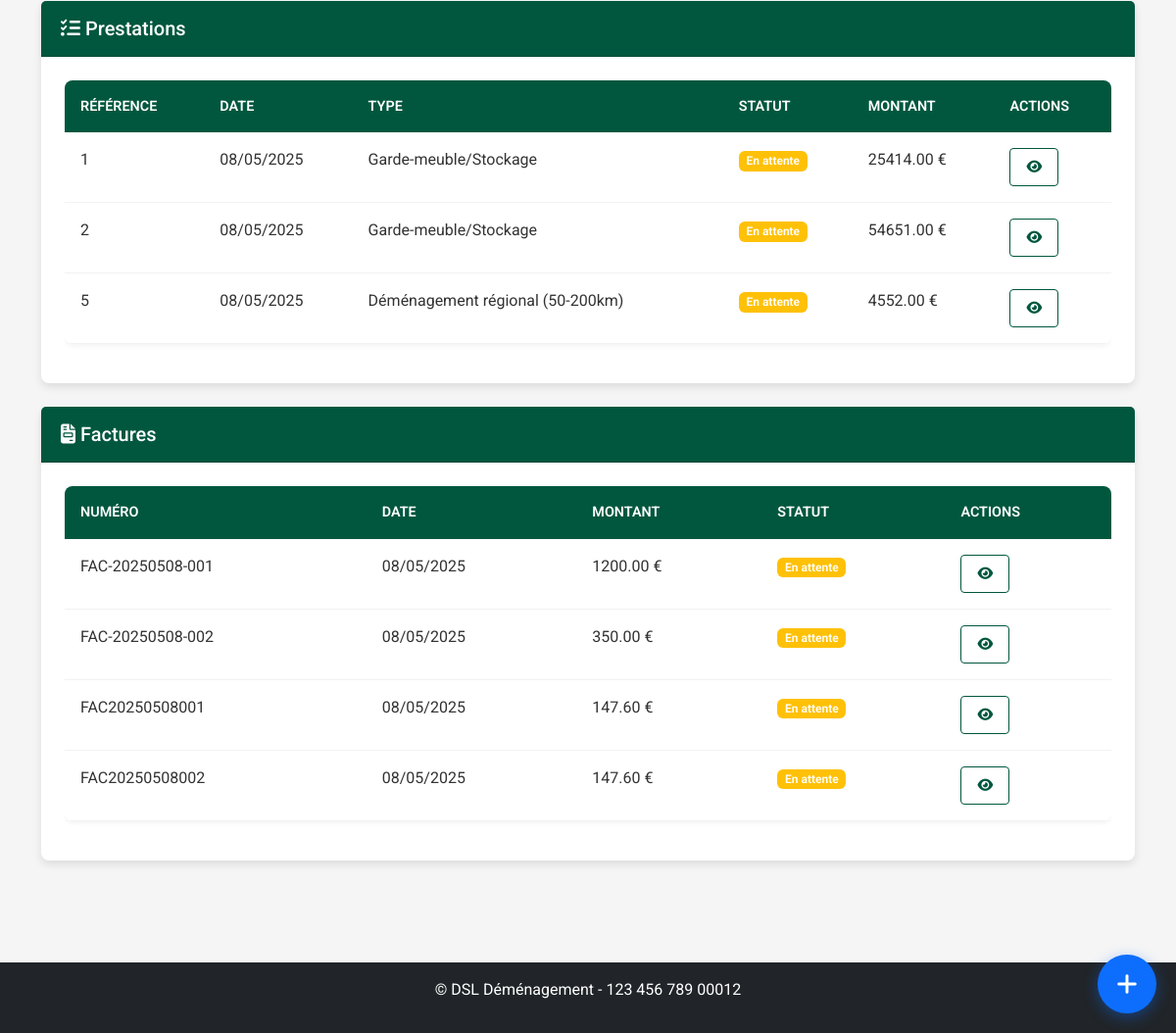
Before: /clients/clients/19 (signed in, lower part) with the older database file.
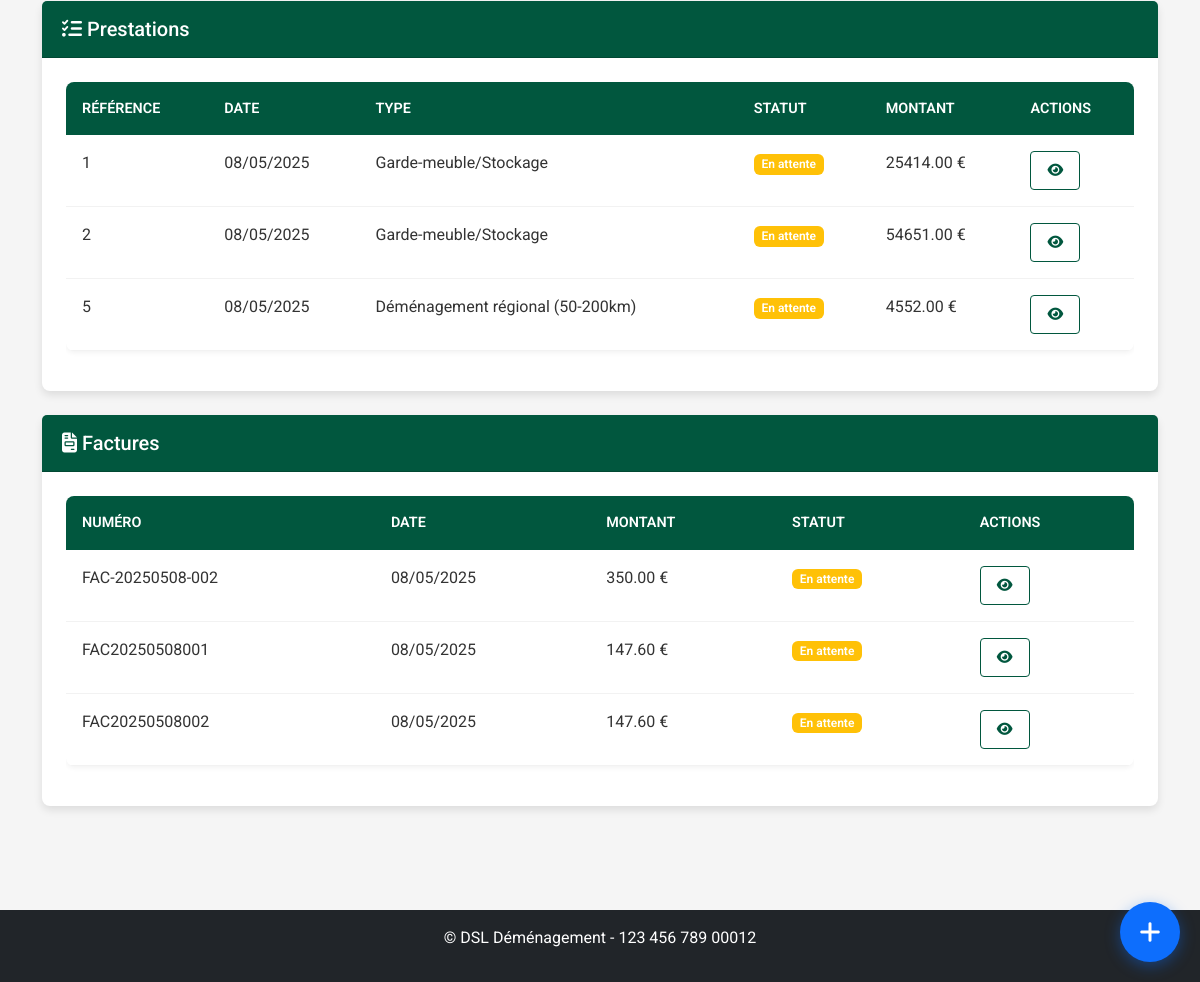
After: the same page with the newer database file.
### models.py (models this page shows, shortened)
class Prestation(db.Model):
    id = db.Column(db.Integer, primary_key=True)
    client_id = db.Column(db.Integer, db.ForeignKey('client.id'), nullable=False)
    commercial_id = db.Column(db.Integer, db.ForeignKey('user.id'), nullable=True)
    transporteur_id = db.Column(db.Integer, db.ForeignKey('transporteurs.id'), nullable=True)
    vehicule_id = db.Column(db.Integer, db.ForeignKey('vehicules.id'), nullable=True)
    client = db.relationship('Client', foreign_keys=[client_id], backref=db.backref('prestations', lazy=True))
    date_debut = db.Column(db.DateTime, nullable=False)
    date_fin = db.Column(db.DateTime, nullable=False)
    adresse_depart = db.Column(db.Text, nullable=False)
    adresse_arrivee = db.Column(db.Text, nullable=False)
    type_demenagement = db.Column(db.String(100), nullable=False)
    type_demenagement_id = db.Column(db.Integer, db.ForeignKey('type_demenagement.id'), nullable=True)
    statut = db.Column(db.String(50), default='En attente')  # En attente, Confirmé, En cours, Terminé, Annulé
    priorite = db.Column(db.String(20), default='Normale')  # Basse, Normale, Haute, Urgente
    status_transporteur = db.Column(db.String(20), default='en_attente')  # en_attente, accepte, refuse
    raison_refus = db.Column(db.Text, nullable=True)  # Raison du refus par le transporteur
    date_reponse = db.Column(db.DateTime, nullable=True)  # Date de réponse du transporteur
    observations = db.Column(db.Text, nullable=True)
    archive = db.Column(db.Boolean, default=False)
    date_creation = db.Column(db.DateTime, nullable=False, default=datetime.utcnow)
    date_modification = db.Column(db.DateTime, nullable=True)
    createur_id = db.Column(db.Integer, db.ForeignKey('user.id'), nullable=True)
    modificateur_id = db.Column(db.Integer, db.ForeignKey('user.id'), nullable=True)
    stockage_id = db.Column(db.Integer, db.ForeignKey('stockage.id'), nullable=True)
    mode_groupage = db.Column(db.Boolean, default=False)
    tags = db.Column(db.Text, nullable=True)
    societe = db.Column(db.String(100), nullable=True)
    montant = db.Column(db.Float, nullable=True, default=0)
    etapes_depart = db.Column(db.Text, nullable=True)  # Étapes supplémentaires de départ (format: adresse1||adresse2||...)
    etapes_arrivee = db.Column(db.Text, nullable=True)  # Étapes supplémentaires d'arrivée (format: adresse1||adresse2||...)
    commercial = db.relationship('User', foreign_keys=[commercial_id], backref='prestations_commercial')
    createur = db.relationship('User', foreign_keys=[createur_id], backref='prestations_creees')
    modificateur = db.relationship('User', foreign_keys=[modificateur_id], backref='prestations_modifiees')
    transporteurs = db.relationship('User', secondary=prestation_transporteurs, back_populates='prestations')
    clients_supplementaires = db.relationship('Client', secondary=prestation_clients, back_populates='prestations_supplementaires')
    type_demenagement_obj = db.relationship('TypeDemenagement', backref='prestations')
    versions = db.relationship('PrestationVersion', backref='prestation_courante', lazy=True, foreign_keys="PrestationVersion.prestation_id")

class Facture(db.Model):
    id = db.Column(db.Integer, primary_key=True)
    numero = db.Column(db.String(50), unique=True, nullable=False)
    client_id = db.Column(db.Integer, db.ForeignKey('client.id'), nullable=False)
    prestation_id = db.Column(db.Integer, db.ForeignKey('prestation.id'), nullable=True)
    stockage_id = db.Column(db.Integer, db.ForeignKey('stockage.id'), nullable=True)
    date_emission = db.Column(db.DateTime, nullable=False, default=datetime.utcnow)
    date_echeance = db.Column(db.DateTime, nullable=True)
    montant_ht = db.Column(db.Float, nullable=False)
    taux_tva = db.Column(db.Float, nullable=False, default=20.0)  # Ajout du champ taux_tva
    montant_ttc = db.Column(db.Float, nullable=False)
    montant_acompte = db.Column(db.Float, nullable=True, default=0)
    societe = db.Column(db.String(50), nullable=True)
    mode_paiement = db.Column(db.String(50), nullable=True)
    statut = db.Column(db.String(20), nullable=False, default='En attente')
    commission_pourcentage = db.Column(db.Float, nullable=True)
    commission_montant = db.Column(db.Float, nullable=True)
    notes = db.Column(db.Text, nullable=True)
    observations = db.Column(db.Text, nullable=True)
    commercial_id = db.Column(db.Integer, db.ForeignKey('user.id'), nullable=True)
    commercial = db.relationship('User', foreign_keys=[commercial_id], backref='factures_creees')
    fichiers = db.relationship('FichierFacture', backref='facture', lazy=True, cascade="all, delete-orphan")

### routes/client.py (the view)
@client_bp.route('/clients/<int:id>')
@login_required
@role_required('commercial', 'admin', 'superadmin')
def details(id):
    client = Client.query.get_or_404(id)
    return render_template(
        'clients/details.html',
        title=f'Fiche client - {client.nom} {client.prenom}',
        client=client
    )

### auth.py (called while the page is built)
def role_required(*roles):
    def decorator(f):
        @wraps(f)
        @login_required
        def decorated_function(*args, **kwargs):
            if current_user.role not in roles:
                flash('Vous n\'avez pas les permissions nécessaires pour accéder à cette page.', 'danger')
                return redirect(url_for('dashboard.index'))
            return f(*args, **kwargs)
        return decorated_function
    return decorator

### models.py (called while the page is built)
    def is_admin(self):
        return self.role in ['admin', 'superadmin']

    def is_transporteur(self):
        return self.role == 'transporteur' or self.is_admin()

### templates/clients/details.html (shortened to what this page needs)
{% extends 'base.html' %}
{% block content %}
<div class="client-details-page">
    {% if client.prestations %}
    <div class="card mb-4">
        <div class="card-header">
            <h5 class="mb-0"><i class="fas fa-tasks"></i> Prestations</h5>
        </div>
        <div class="card-body">
            <div class="table-responsive">
                <table class="table table-hover">
                    <thead>
                        <tr>
                            <th>Référence</th>
                            <th>Date</th>
                            <th>Type</th>
                            <th>Statut</th>
                            <th>Montant</th>
                            <th>Actions</th>
                        </tr>
                    </thead>
                    <tbody>
                        {% for prestation in client.prestations %}
                            <tr>
                                <td>{{ prestation.id }}</td>
                                <td>{{ prestation.date_debut.strftime('%d/%m/%Y') }}</td>
                                <td>{{ prestation.type_demenagement }}</td>
                                <td>
                                    <span class="badge bg-{{ 'success' if prestation.statut == 'Terminée' else 'warning' if prestation.statut == 'En attente' else 'danger' if prestation.statut == 'Annulée' else 'info' }}">
                                        {{ prestation.statut }}
                                    </span>
                                </td>
                                <td>{{ "%.2f"|format(prestation.montant or 0) }} €</td>
                                <td>
                                    <div class="btn-group btn-group-sm">
                                        <a href="{{ url_for('prestation.view', id=prestation.id) }}" class="btn btn-outline-primary" title="Voir">
                                            <i class="fas fa-eye"></i>
                                        </a>
                                    </div>
                                </td>
                            </tr>
                        {% endfor %}
                    </tbody>
                </table>
            </div>
        </div>
    </div>
    {% endif %}
    {% if client.factures %}
    <div class="card mb-4">
        <div class="card-header">
            <h5 class="mb-0"><i class="fas fa-file-invoice"></i> Factures</h5>
        </div>
        <div class="card-body">
            <div class="table-responsive">
                <table class="table table-hover">
                    <thead>
                        <tr>
                            <th>Numéro</th>
                            <th>Date</th>
                            <th>Montant</th>
                            <th>Statut</th>
                            <th>Actions</th>
                        </tr>
                    </thead>
                    <tbody>
                        {% for facture in client.factures %}
                            <tr>
                                <td>{{ facture.numero }}</td>
                                <td>{{ facture.date_emission.strftime('%d/%m/%Y') }}</td>
                                <td>{{ "%.2f"|format(facture.montant_ttc) }} €</td>
                                <td>
                                    <span class="badge bg-{{ 'success' if facture.statut == 'Payée' else 'warning' if facture.statut == 'En attente' else 'danger' if facture.statut == 'Annulée' else 'info' }}">
                                        {{ facture.statut }}
                                    </span>
                                </td>
                                <td>
                                    <div class="btn-group btn-group-sm">
                                        <a href="{{ url_for('facture.view', id=facture.id) }}" class="btn btn-outline-primary" title="Voir">
                                            <i class="fas fa-eye"></i>
                                        </a>
                                    </div>
                                </td>
                            </tr>
                        {% endfor %}
                    </tbody>
                </table>
            </div>
        </div>
    </div>
    {% endif %}
</div>
{% endblock %}

### templates/base.html (shortened to what this page needs)
<!DOCTYPE html>
<html lang="fr">
<head>
    <link href="https://cdn.jsdelivr.net/npm/bootstrap@5.2.3/dist/css/bootstrap.min.css" rel="stylesheet">
    <link rel="stylesheet" href="https://cdnjs.cloudflare.com/ajax/libs/font-awesome/6.2.1/css/all.min.css">
    <link rel="stylesheet" href="https://cdnjs.cloudflare.com/ajax/libs/toastr.js/latest/toastr.min.css">
    <link href="https://cdn.jsdelivr.net/npm/fullcalendar@5.11.3/main.min.css" rel="stylesheet">
    <link href="https://cdn.jsdelivr.net/npm/summernote@0.8.18/dist/summernote-lite.min.css" rel="stylesheet">
    <link rel="stylesheet" href="{{ url_for('static', filename='css/style.css') }}">
    <link rel="stylesheet" href="{{ url_for('static', filename='css/notification-flash.css') }}">
    <link rel="stylesheet" href="{{ url_for('static', filename='css/notifications.css') }}">
    <link rel="stylesheet" href="{{ url_for('static', filename='css/prestations.css') }}">
    <link rel="stylesheet" href="{{ url_for('static', filename='css/custom-calendar.css') }}">
    <link rel="stylesheet" href="{{ url_for('static', filename='css/navbar-logos.css') }}">
    <link rel="stylesheet" href="{{ url_for('static', filename='css/whatsapp-buttons.css') }}">
    <link rel="stylesheet" href="{{ url_for('static', filename='css/quick-access-bubble.css') }}">
</head>
<body {% if current_user.is_authenticated %}data-user-role="{{ current_user.role }}" data-user-id="{{ current_user.id }}"{% endif %}>
    {% if current_user.is_authenticated %}
        <main class="main-content">
            <div class="container">
                {% block content %}{% endblock %}
            </div>
        </main>
        <footer class="mt-5 py-3 bg-dark text-white">
            <div class="container text-center">
                <p>&copy; {{ config.COMPANY_FULL_NAME }} - {{ config.COMPANY_SIRET }}</p>
            </div>
        </footer>
    {% else %}
        <main class="main-content">
            <div class="container">
                {% block auth_content %}{% endblock %}
            </div>
        </main>
    {% endif %}
</body>
</html>

### static/css/style.css (style rules this page uses)
:root { --primary-color: #01573e; --primary-light: #0a8f6c; --primary-dark: #013e2c; --secondary-color: #e0e0e0; --secondary-light: #f5f5f5; --secondary-dark: #9e9e9e; --light-color: #ffffff; --dark-color: #333333; --danger-color: #DC3545; --success-color: #28A745; --warning-color: #FFC107; --info-color: #17A2B8; }
body { font-family: 'Roboto', sans-serif; background-color: var(--secondary-light); color: var(--dark-color); min-height: 100vh; display: flex; flex-direction: column; }
.main-content { flex: 1; padding: 2rem 0; }
.card { background-color: var(--light-color); border: none; border-radius: 8px; box-shadow: 0 4px 8px rgba(0, 0, 0, 0.1); margin-bottom: 1.5rem; transition: transform 0.3s ease, box-shadow 0.3s ease; color: var(--dark-color); }
.card-header { background-color: var(--primary-color); padding: 1rem 1.25rem; color: var(--light-color); font-weight: 500; border-radius: 8px 8px 0 0; }
.card-body { padding: 1.5rem; }
.table { color: var(--dark-color); background-color: var(--light-color); border-radius: 8px; overflow: hidden; box-shadow: 0 2px 5px rgba(0, 0, 0, 0.05); }
.table thead th { background-color: var(--primary-color); border-bottom: 0; color: var(--light-color); font-weight: 600; text-transform: uppercase; padding: 1rem; font-size: 0.9rem; }
.table tbody tr { transition: background-color 0.3s ease; border-bottom: 1px solid rgba(0, 0, 0, 0.05); }
.table tbody td { padding: 1rem; color: var(--dark-color); }
a { color: var(--primary-color); transition: all 0.3s ease; }
.badge { font-weight: 600; padding: 0.35em 0.65em; }
.btn { font-weight: 500; padding: 0.5rem 1rem; border-radius: 4px; transition: all 0.3s ease; }
.btn-outline-primary { color: var(--primary-color); border-color: var(--primary-color); }
footer { background-color: var(--primary-dark); color: rgba(255, 255, 255, 0.8); padding: 1rem 0; margin-top: auto; text-align: center; }

### static/css/custom-calendar.css (style rules this page uses)
:root { --fc-button-bg-color: #1a1a2e; --fc-button-border-color: #16213e; --fc-button-hover-bg-color: #0f3460; --fc-button-hover-border-color: #0f3460; --fc-button-active-bg-color: #0f3460; --fc-button-active-border-color: #0f3460; }
:root { --agenda-blue: #1a75ff; --agenda-red: #ff4d4d; --agenda-green: #33cc33; --paper-color: #fff; --line-color: rgba(0, 0, 0, 0.1); }

### templates/base.html (style rules this page uses)
.main-content { visibility: hidden; }
body { background-color: #fff; }

Changed rows visible on the page:
removed Facture: numero "FAC-20250508-001", date_emission "08/05/2025", montant_ttc "1200.00", statut "En attente"
